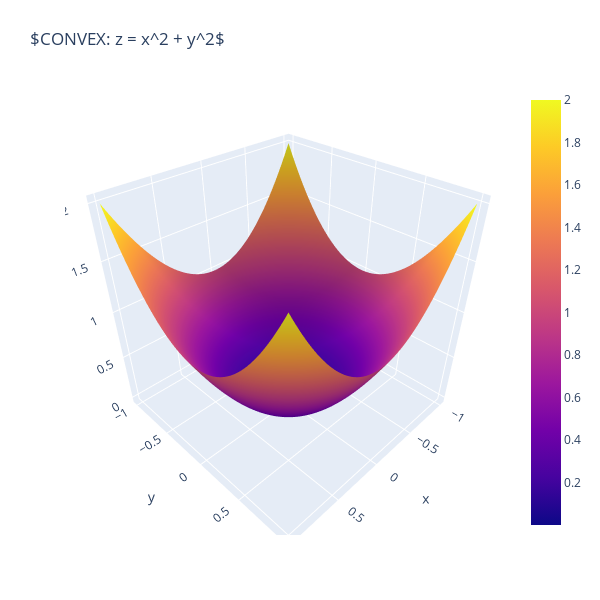

Notebook source saved alongside this figure:
### Code cell
fig = go.Figure(data=[go.Surface(z=z, x=u, y=v)])

fig.update_layout(title='$CONVEX: z = x^2 + y^2$', autosize=False,
                  width=600, height=600,
                  margin=dict(l=65, r=50, b=65, t=90))

fig.show()

### Figure 1 — Plotly figure (JSON) as saved in the notebook; plotly's stock layout.template omitted (floating-point values rounded to 4 significant figures; data arrays with more than 128 entries replaced by an {"elided": "..."} marker saying what was removed)
{"data": [{"type": "surface", "x": {"elided": "100x100 float values"}, "y": {"elided": "100x100 float values"}, "z": {"elided": "100x100 float values"}}], "layout": {"autosize": false, "height": 600, "margin": {"b": 65, "l": 65, "r": 50, "t": 90}, "title": {"text": "$CONVEX: z = x^2 + y^2$"}, "width": 600}}
